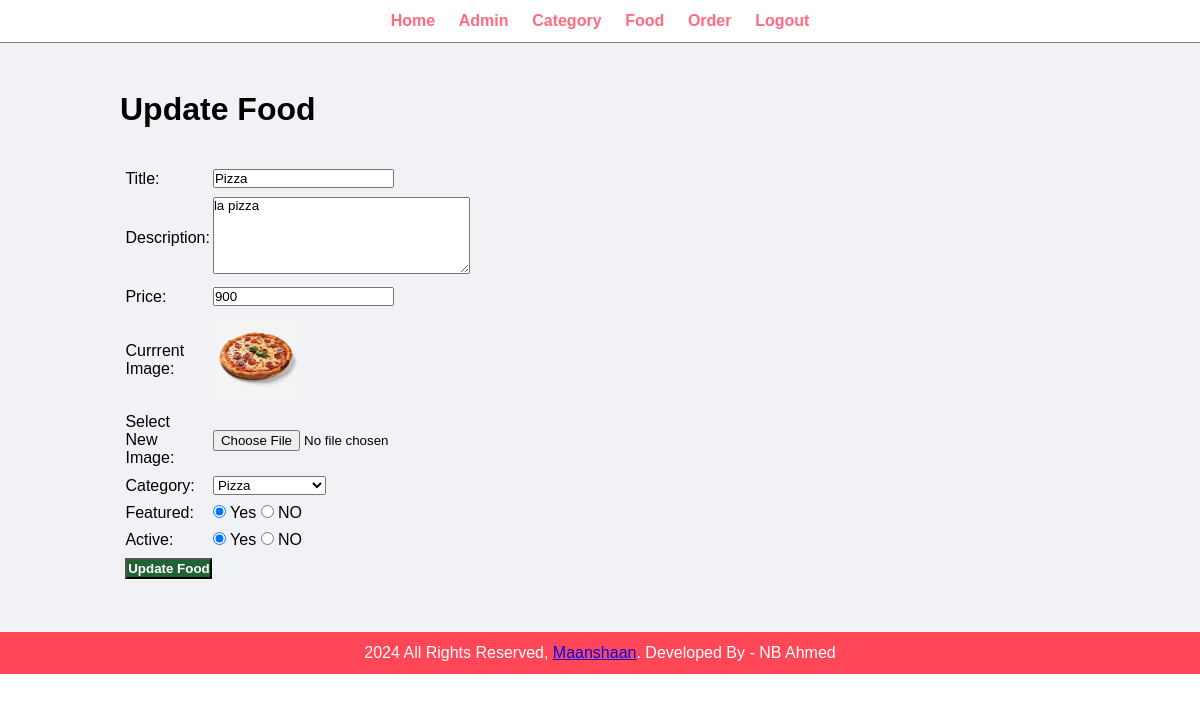
/admin/update-food.php?id=11 (signed in), run on the app's committed database.
### tables this page shows
CREATE TABLE `tbl_food` (
  `id` int(10) UNSIGNED NOT NULL,
  `title` varchar(100) NOT NULL,
  `description` text NOT NULL,
  `price` decimal(10,0) NOT NULL,
  `image_name` varchar(250) NOT NULL,
  `category_id` int(11) UNSIGNED NOT NULL,
  `featured` varchar(10) NOT NULL,
  `active` varchar(11) NOT NULL
);

CREATE TABLE `tbl_category` (
  `id` int(10) UNSIGNED NOT NULL,
  `title` varchar(100) NOT NULL,
  `image_name` varchar(250) NOT NULL,
  `featured` varchar(10) NOT NULL,
  `active` varchar(10) NOT NULL
);

### admin/update-food.php (the view, shortened to what this page needs)
<?php include('partials/menu.php'); ?>
<?php
    if(isset($_GET['id']))
    {
        $id = $_GET['id'];
        $sql2 = "SELECT * FROM tbl_food WHERE id=$id";
        $res2 = mysqli_query($conn, $sql2);
        $row = mysqli_fetch_assoc($res2);
        $title = $row['title'];
        $description = $row['description'];
        $price = $row['price'];
        $current_image = $row['image_name'];
        $current_category = $row['category_id'];
        $featured = $row['featured'];
        $active = $row['active'];
    }
    else
    {
       header('location:'.SITEURL.'admin/manage-food.php');
    }
?>
   <div class="main-content">
     <div class="wrapper">
        <h1>Update Food</h1>
        <br><br>
        <form action="" method="POST" enctype="multipart/form-data">
            <table class="tbl30">
                <tr>
                    <td>Title: </td>
                    <td>
                       <input type="text" name="title" value="<?php echo $title; ?>">
                    </td>
                </tr>
                <tr>
                    <td>Description: </td>
                    <td>
                        <textarea name="description" cols="30" rows="5"><?php echo $description; ?></textarea>
                    </td>
                </tr>
                <tr>
                    <td>Price: </td>
                    <td>
                        <input type="number" name="price" value="<?php echo $price; ?>">
                    </td>
                </tr>
                    <tr>
                        <td>Currrent Image: </td>
                        <td>
                            <?php
                              if($current_image == "")
                              {
                                echo "<div class='error'>Image Not Available.</div>";
                              }
                              else
                              {
                                ?>
                                <img src="<?php echo SITEURL; ?>images/food/<?php echo $current_image; ?>" width="85px">
                                <?php
                              }
                            ?>
                        </td>
                    </tr>
                    <tr>
                        <td>Select New Image: </td>
                        <td>
                            <input type="file" name="image">
                        </td>
                    </tr>
                    <tr>
                        <td>Category: </td>
                        <td>
                            <select name="category">
                                <?php
                                $sql = "SELECT * FROM tbl_category WHERE active='Yes'";
                                $res = mysqli_query($conn, $sql);
                                $count = mysqli_num_rows($res);
                                if ($count>0)
                                {
                                    while ($row = mysqli_fetch_assoc($res))
                                    {
                                        $category_title = $row['title'];
                                        $category_id = $row['id'];
                                     ?>
                                     <option <?php if($current_category==$category_id){echo "selected";} ?> value="<?php echo $category_id; ?>"><?php echo $category_title; ?></option>
                                     <?php
                                    }
                                }
                                else
                                {
                                    echo "<option value='0'>Category Not Available.</option>";
                                }
                                ?>
                            </select>
                        </td>
                    </tr>
                    <tr>
                        <td>Featured: </td>
                        <td>
                            <input <?php if($featured=="Yes") {echo "checked";} ?> type="radio" name="featured" value="Yes"> Yes
                            <input <?php if($featured=="NO") {echo "checked";} ?> type="radio" name="featured" value="NO"> NO
                        </td>
                    </tr>
                    <tr>
                        <td>Active: </td>
                        <td>
                            <input <?php if($active=="Yes") {echo "checked";} ?> type="radio" name="active" value="Yes"> Yes
                            <input <?php if($active=="NO") {echo "checked";} ?> type="radio" name="active" value="NO"> NO
                        </td>
                    </tr>
                    <tr>
                        <td>
                            <input type="submit" name="submit" value="Update Food" class="btn-secondary">
                        </td>
                    </tr>
            </table>
        </form>
     </div>
   </div>
<?php include('partials/footer1.php'); ?>

### css/admin.css (style rules this page uses)
* { margin: 0; padding: 0; font-family: Arial, Helvetica, sans-serif; }
.wrapper { padding: 1%; width: 80%; margin: 0 auto; }
.tbl30 { width: 30%; }
table tr td { padding: 1%; }
.btn-secondary { background-color: #206435; padding: 1%; color: white; text-decoration: none; font-weight: bold; }
.main-content { background-color: #f1f2f6; padding: 3% 0; }

### data on the page
tbl_food: title "Pizza", description "la pizza", price "900", image_name (picture), category "Pizza", featured "☑", active "☑"
